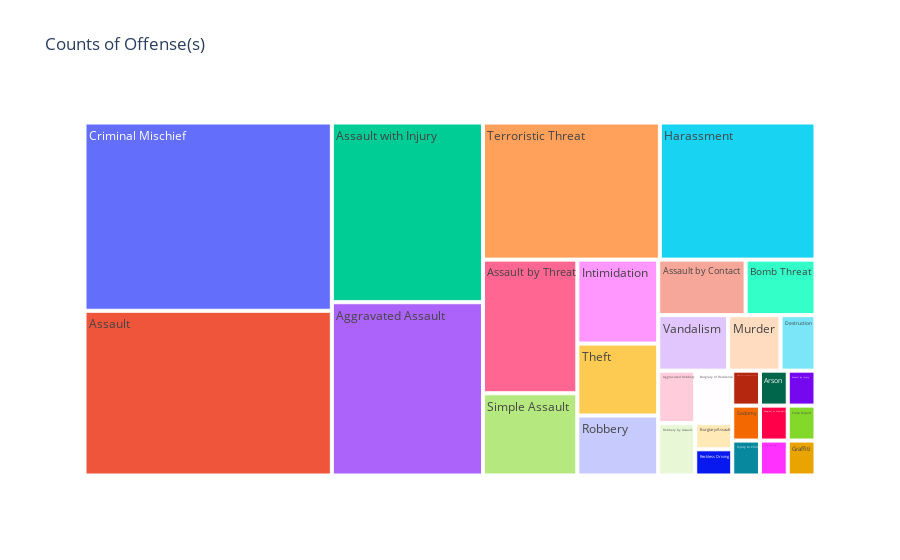

This figure's notebook cell:
### Code cell
import plotly.express as px

#Get counts for the different Offenses
offense_counts = crime['Offense(s)'].value_counts().reset_index()

#Rename columns for offense counts
offense_counts.columns = ['Offense(s)', 'Count']

#Create tree map
fig = px.treemap(offense_counts, path=['Offense(s)'], values='Count', title='Counts of Offense(s)')

#Plot treemap
fig.show()

### Figure 1 — Plotly figure (JSON) as saved in the notebook; plotly's stock layout.template omitted (floating-point values rounded to 4 significant figures)
{"data": [{"branchvalues": "total", "domain": {"x": [0, 1], "y": [0, 1]}, "hovertemplate": "labels=%{label}<br>Count=%{value}<br>parent=%{parent}<br>id=%{id}<extra></extra>", "ids": ["Criminal Mischief", "Assault", "Assault with Injury", "Aggravated Assault", "Terroristic Threat", "Harassment", "Assault by Threat", "Simple Assault", "Intimidation", "Theft", "Robbery", "Assault by Contact", "Bomb Threat", "Vandalism", "Murder", "Destruction", "Aggravated Robbery", "Robbery by Assault", "Burglary of Residence", "Burglary/Assault", "Reckless Driving", "Disorderly Conduct- Abusive Language", "Arson", "Assault by Injury", "Sodomy", "Injury to Child", "Burglary of Non Residence", "False Report", "Harassment/Criminal Mischief", "Graffiti"], "labels": ["Criminal Mischief", "Assault", "Assault with Injury", "Aggravated Assault", "Terroristic Threat", "Harassment", "Assault by Threat", "Simple Assault", "Intimidation", "Theft", "Robbery", "Assault by Contact", "Bomb Threat", "Vandalism", "Murder", "Destruction", "Aggravated Robbery", "Robbery by Assault", "Burglary of Residence", "Burglary/Assault", "Reckless Driving", "Disorderly Conduct- Abusive Language", "Arson", "Assault by Injury", "Sodomy", "Injury to Child", "Burglary of Non Residence", "False Report", "Harassment/Criminal Mischief", "Graffiti"], "name": "", "parents": ["", "", "", "", "", "", "", "", "", "", "", "", "", "", "", "", "", "", "", "", "", "", "", "", "", "", "", "", "", ""], "type": "treemap", "values": [48.0, 42.0, 28.0, 27.0, 25.0, 22.0, 13.0, 8.0, 7.0, 6.0, 5.0, 5.0, 4.0, 4.0, 3.0, 2.0, 2.0, 2.0, 2.0, 1.0, 1.0, 1.0, 1.0, 1.0, 1.0, 1.0, 1.0, 1.0, 1.0, 1.0]}], "layout": {"legend": {"tracegroupgap": 0}, "title": {"text": "Counts of Offense(s)"}}}
